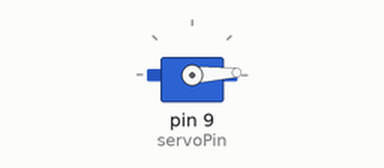
Bench run of a sketch on a simulated Arduino Uno, built with avr-gcc and run on an emulated ATmega328P. On the bench: servo.

Above: at 0.05 s.
At 0.9 s:
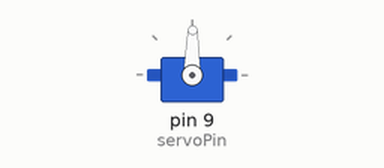
At 1.75 s:
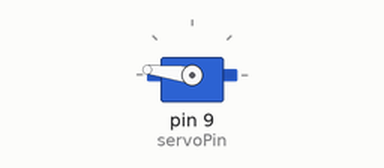
At 3.45 s:
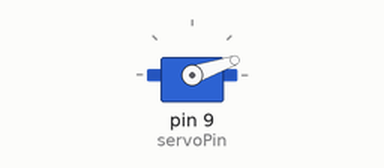
Timing chart, 0 to 8.3 s (numbered marks = the images above):
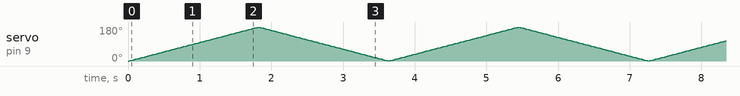

The sketch:

ServoHello.ino
```cpp
#include <Servo.h>
#define servoPin 9
Servo sv1;
void setup() {
  // put your setup code here, to run once:
  sv1.attach(servoPin);
}

void loop() {
  // put your main code here, to run repeatedly:
  for(int i=0;i<180;i++)
  {
      sv1.write(i);
      delay(10);
  }
  for(int i=180;i>0;i--)
  {
      sv1.write(i);
      delay(10);
  }

}
```
